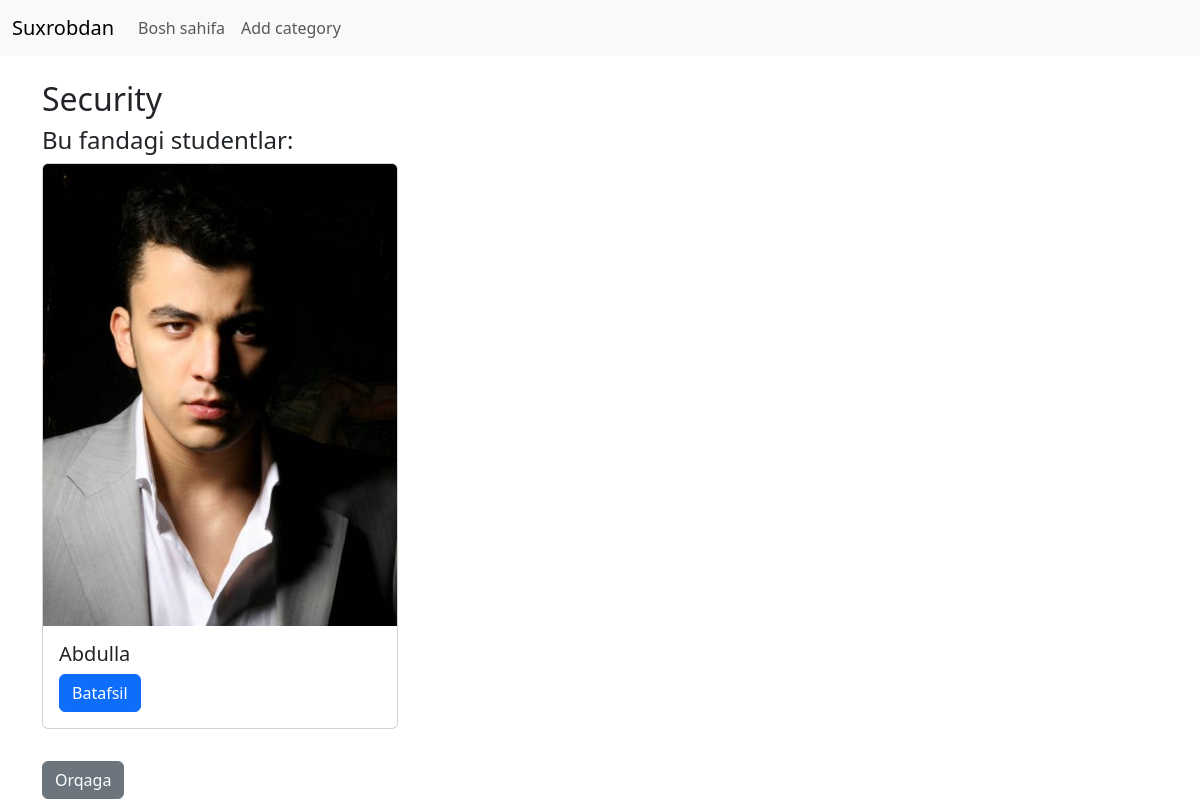
Screenshot of /fanlar/4/ with the database file from the repository.
### configapp/models.py (models this page shows, shortened)
class Fanlar(models.Model):
    title = models.CharField(max_length=50)
    created_ed = models.DateTimeField(auto_now_add=True)
    updated_ed = models.DateTimeField(auto_now=True)

class Student(models.Model):
    name = models.CharField(max_length=50)
    surname = models.CharField(max_length=50)
    lastname = models.CharField(max_length=50)
    phone = models.CharField(max_length=15)
    address = models.CharField(max_length=255)
    email = models.EmailField(unique=True)
    yili= models.DateField()
    fanlar = models.ForeignKey(Fanlar, on_delete=models.CASCADE)
    created_ed = models.DateTimeField(auto_now_add=True)
    updated_ed = models.DateTimeField(auto_now=True)
    photo = models.ImageField(upload_to='photos/%Y/%m/%d/', blank=True, null=True)
    class Meta:
        verbose_name = "Student"
        verbose_name_plural = "Students"
        ordering = ['-created_ed']

### configapp/views.py (the view)
# urls.py: path('fanlar/<int:fanlar_id>/', fanlar, name='fanlar_detail'),
def fanlar(request, fanlar_id):
    fanlar = get_object_or_404(Fanlar, id=fanlar_id)
    context = {
        'fanlar': fanlar
    }
    return render(request, 'fanlar.html', context)

### configapp/templates/fanlar.html (shortened to what this page needs)
<!DOCTYPE html>
<html lang="en">
<head>
    <link href="https://cdn.jsdelivr.net/npm/bootstrap@5.3.0/dist/css/bootstrap.min.css" rel="stylesheet">
</head>
<body>
    {% include "navbar.html" %}
    <div class="container mt-4">
        <h2 class="mt-4">{{ fanlar.title }}</h2>
        <h4>Bu fandagi studentlar:</h4>
        <div class="row">
            {% for student in fanlar.student_set.all %}
                <div class="col-md-4">
                    <div class="card mb-3">
                        {% if student.photo %}
                            <img src="{{ student.photo.url }}" class="card-img-top" alt="{{ student.name }}">
                        {% else %}
                            <img src="https://via.placeholder.com/150" class="card-img-top" alt="No image available">
                        {% endif %}
                        <div class="card-body">
                            <h5 class="card-title">{{ student.name }}</h5>
                            <a href="{% url 'student_detail' student.id %}" class="btn btn-primary">Batafsil</a>
                        </div>
                    </div>
                </div>
            {% empty %}
                <p>Bu fandan hech qaysi student yo‘q</p>
            {% endfor %}
        </div>
        <a href="{% url 'index' %}" class="btn btn-secondary mt-3">Orqaga</a>
    </div>
</body>
</html>

### rows the page displays
Fanlar: title "Security"
Student: photo (picture), name "Abdulla"
